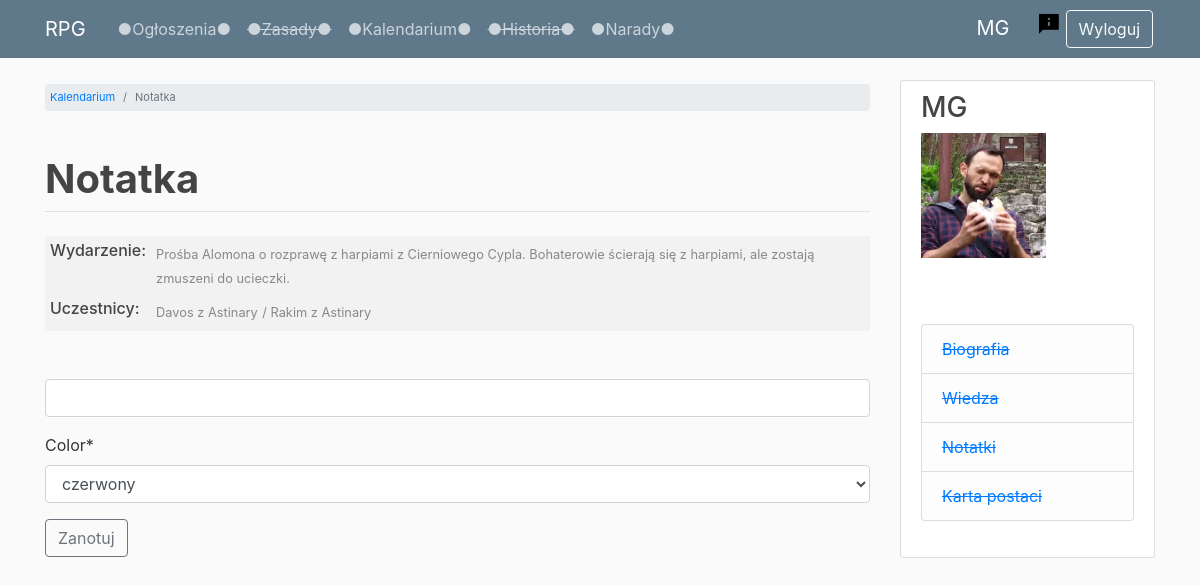
Page /timeline/2/event-note/ (signed in) on the earlier database version.
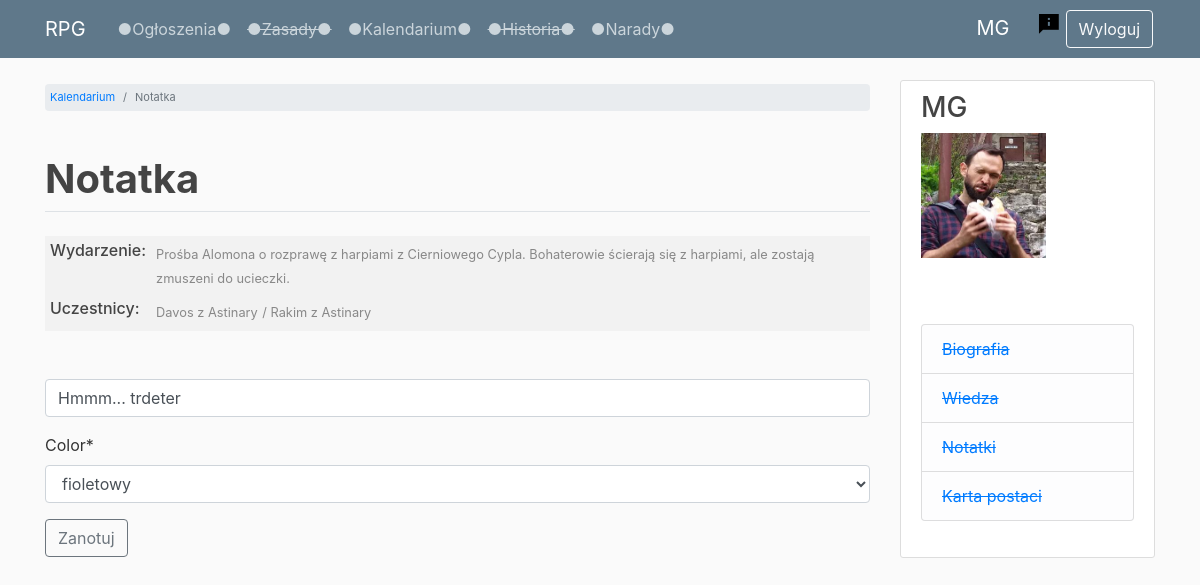
Same page on the later database version.
### timeline/models.py (models this page shows, shortened)
class EventNote(models.Model):
    author = models.ForeignKey(User, related_name='notes', on_delete=models.CASCADE)
    text = models.TextField(max_length=4000, blank=True, null=True)
    event = models.ForeignKey(Event, related_name='notes', on_delete=models.CASCADE)
    color = models.CharField(max_length=20, choices=COLORS, default='#C70039')

### timeline/views.py (the view)
# urls.py: path('<int:event_id>/event-note/', event_note_view, name='event_note'),
@login_required
def event_note_view(request, event_id):
    current_event = get_object_or_404(Event, id=event_id)
    current_note = None
    try:
        current_note = EventNote.objects.get(event=current_event, author=request.user)
    except EventNote.DoesNotExist:
        pass
    if request.method == 'POST':
        note_form = EventNoteForm(request.POST, instance=current_note)
        if note_form.is_valid():
            note = note_form.save(commit=False)
            note.author = request.user
            note.event = current_event
            note.save()
            messages.success(request, f'Dodano notatkę!')
            return redirect('timeline')
    else:
        note_form = EventNoteForm(instance=current_note)
    context = {
        'page_title': 'Notatka',
        'current_event': current_event,
        'note_form': note_form
    }
    return render(request, 'timeline/event_note.html', context)

### timeline/forms.py
class EventNoteForm(forms.ModelForm):
    class Meta:
        model = EventNote
        fields = [
            'text',
            'color'
        ]
    text = forms.CharField(
        label='',
        required=False,
        widget=PagedownWidget(
            attrs={
                'placeholder': 'Twoja notatka (max. 4000 znaków)*',
                'rows': 10,
                'cols': 60
            }
        )
    )

### forum/templatetags/custom_filters.py (called while the page is built)
@register.filter
def get_first_word(text):
    return text.split(' ', 1)[0]

### users/models.py (called while the page is built)
    def __str__(self):
        return f'{self.character_name}'

### timeline/templates/timeline/event_note.html (shortened to what this page needs)
{% extends 'base.html' %}
{% load crispy_forms_tags %}
{% block breadcrumb %}
    <li class="breadcrumb-item"><a href="{% url 'timeline' %}">Kalendarium</a></li>
    <li class="breadcrumb-item active">{{ page_title }}</li>
{% endblock breadcrumb %}
{% block content %}
    <br>
    <table class="forms">
        <tr>
            <td>
                <h6>Wydarzenie:</h6>
            </td>
            <td>
                <small>{{ current_event.description }}</small>
            </td>
        </tr>
        <tr>
            <td>
                <h6>Uczestnicy:</h6>
            </td>
            <td>
                {% for profile in current_event.participants.all %}
                    {% if forloop.counter > 1 %}
                        <small>/ {{ profile }}</small>
                    {% else %}
                        <small>{{ profile }}</small>
                    {% endif %}
                {% endfor %}
            </td>
        </tr>
    </table><br><br>
    <form method="POST" enctype="multipart/form-data">
        {{ note_form|crispy }}
        <input class="btn btn-outline-secondary" type="submit" value="Zanotuj">
    </form>
{% endblock content %}

Differences in the rows shown:
added EventNote: text "Hmmm... trdeter", color "fioletowy"
Other differences:
form field color: "czerwony" → (not shown)
